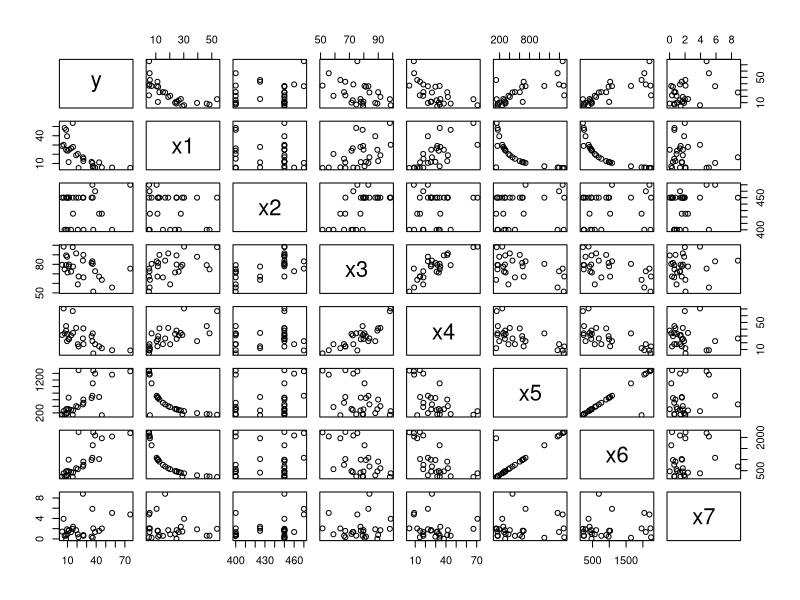
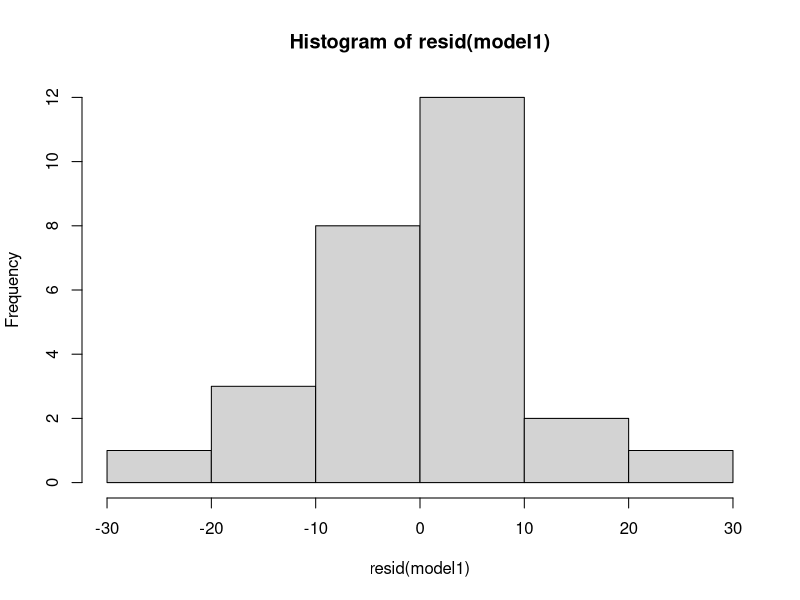
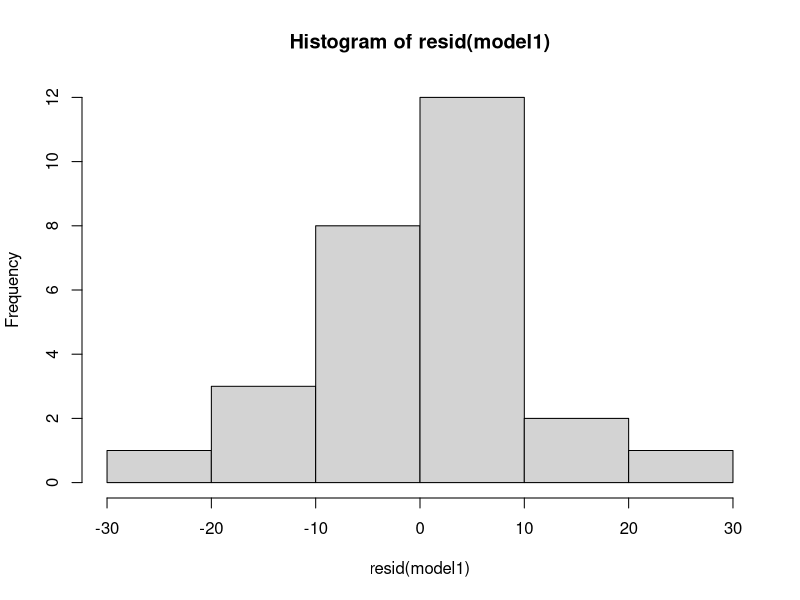
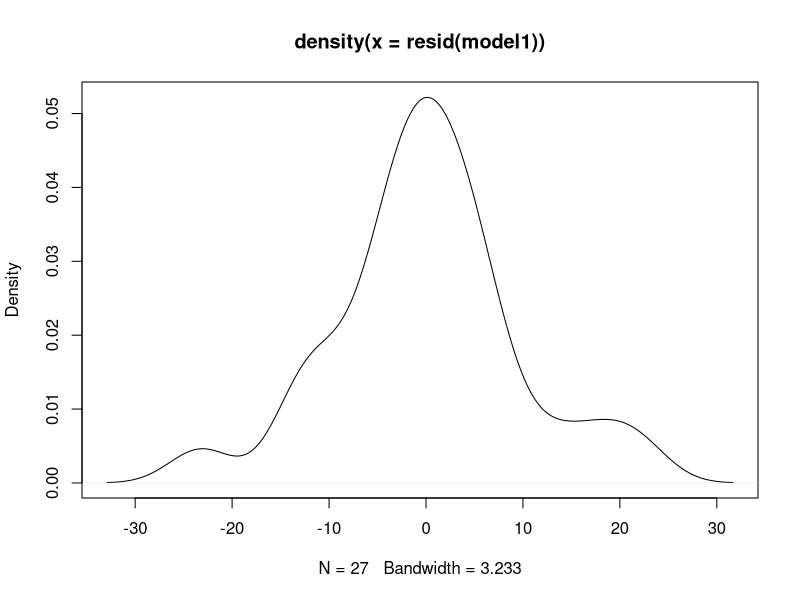
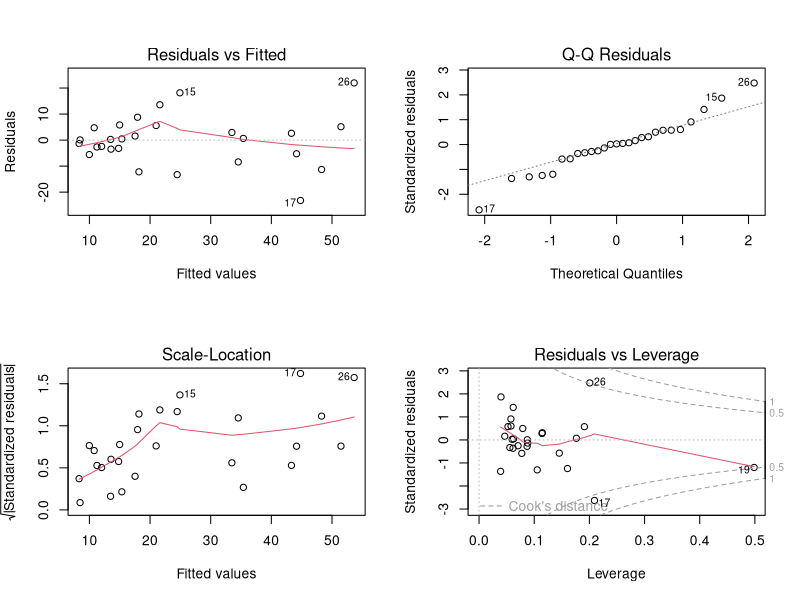
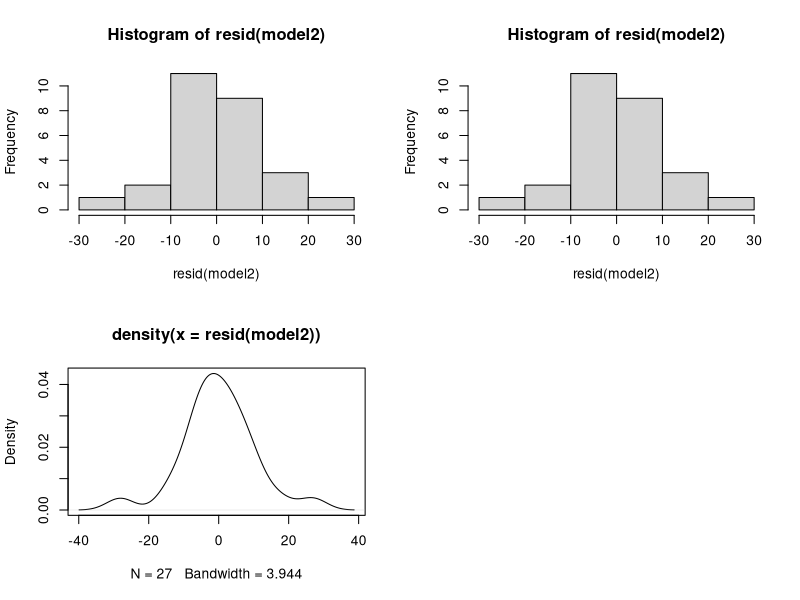
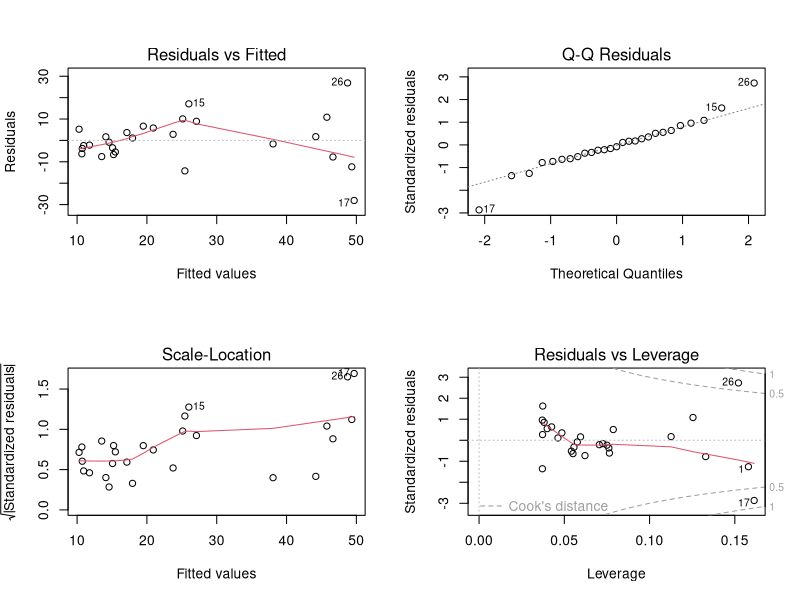

The R source for these figures, in order: (Note: this script raises an error after producing the figures.)
library(readr) 
library(car)

pred_r_squared <- function(model, press) {
    anova <- anova(model)
    tss <- sum(anova$"Sum Sq")
    # predictive R^2
    pred_r_squared <- 1 - press/(tss)
    return(pred_r_squared)
}

# Read data from csv
data <- read_csv("TableB5.csv")

# Fit data to linear model
model1 <- lm(y ~ x6 + x7, data = data)

# Print the model summary
summary(model1)

# a scatterplot matrix which include all the variables in the data set.
pairs(data)

# matrix of correlations between the variables
cor(data)

# diagnostic plots of the linear regression fit
plot(hist(resid(model1)))
plot(density(resid(model1)))

par(mfrow = c(2, 2))
plot(model1)

durbinWatsonTest(model1)

# Refit the model for only x6
model2 <- lm(y ~ x6, data = data)

# Print the model summary
summary(model2)

# diagnostic plots of the linear regression fit
plot(hist(resid(model2)))
plot(density(resid(model2)))

par(mfrow = c(2, 2))
plot(model2)

durbinWatsonTest(model2)

press1 <- PRESS(model1)
press1
pred_r_squared(model1, press1)

press2 <- PRESS(model2)
press2
pred_r_squared(model2, press2)